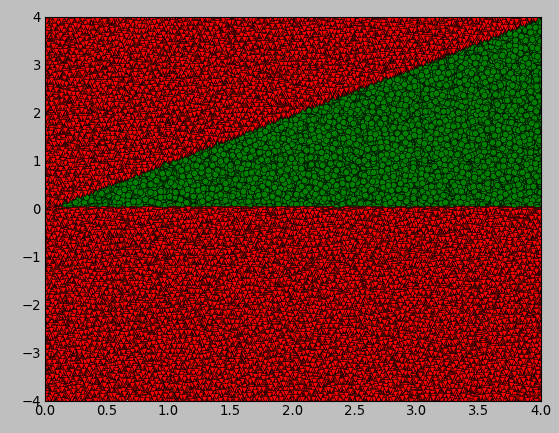

Source code (Python):
#!/usr/bin/python
# -*- coding: utf-8 -*-
import random
import numpy as np
import matplotlib.pyplot as plt

def mans_sinuss(x):
    y = x#np.sin(x)
    return y

N = 100000
x = []
y = []
a = 0.
b = 4#np.pi
c = -4.
d = 4.

for i in range(N):
    x.append(random.uniform(a,b))
    #print "Kā veidojās x masīvs: ",x
for i in range(N):
    y.append(random.uniform(c,d))
    #print "Kā veidojās y masīvs: ",y

red_x = []
red_y = []
green_x = []
green_y = []

for i in range(N):
    if (y[i] < mans_sinuss(x[i]) and y[i] > 0) \
    or (y[i] > mans_sinuss(x[i]) and y[i] < 0):
        green_x.append(x[i])
        green_y.append(y[i])
    else:
        red_x.append(x[i])
        red_y.append(y[i])

plt.plot(green_x,green_y,'go')
plt.plot(red_x,red_y,'rv')
plt.grid()
plt.show()

areaRect = (b-a)*(d-c)
areaFunc = areaRect * len(green_x) / N
print areaFunc
